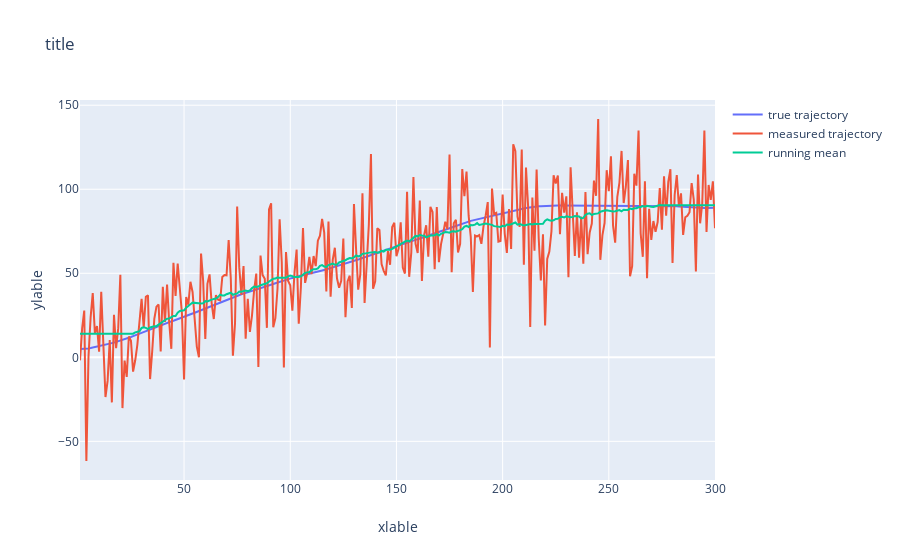

Notebook source saved alongside this figure:
### Code cell
plot(3, [num_points, num_points, num_points], [X, z, running_mean(z, 50)],
     legend=['true trajectory', 'measured trajectory', 'running mean'])

### Figure 1 — Plotly figure (JSON) as saved in the notebook; plotly's stock layout.template omitted (floating-point values rounded to 4 significant figures; data arrays with more than 128 entries replaced by an {"elided": "..."} marker saying what was removed)
{"data": [{"mode": "lines", "name": "true trajectory", "showlegend": true, "type": "scatter", "x": {"elided": "300 int values"}, "y": {"elided": "300 float values"}}, {"mode": "lines", "name": "measured trajectory", "showlegend": true, "type": "scatter", "x": {"elided": "300 int values"}, "y": {"elided": "300 float values"}}, {"mode": "lines", "name": "running mean", "showlegend": true, "type": "scatter", "x": {"elided": "300 int values"}, "y": {"elided": "300 float values"}}], "layout": {"title": {"text": "title"}, "xaxis": {"title": {"text": "xlable"}}, "yaxis": {"title": {"text": "ylable"}}}}
